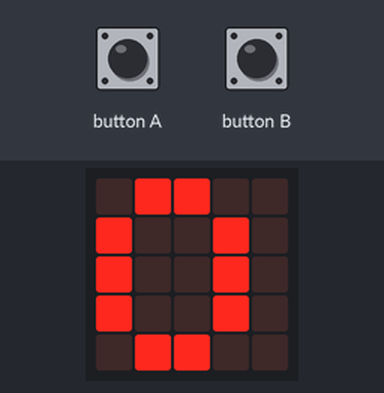
Bench run of a program on a simulated BBC micro:bit (MakeCode). Shown: the board's 5×5 LED display. The inputs (shaded band) are chosen by the test bench.

Above: at 1.9 s.
2.0 s: button B pressed for 0.15 s
At 2.9 s:
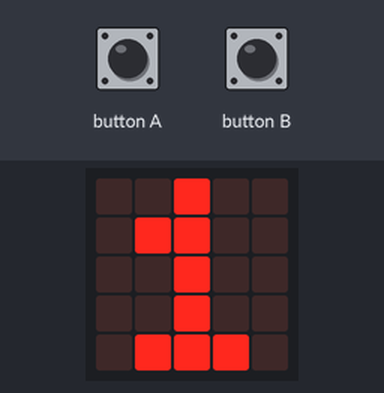
3.7 s: button B pressed for 0.15 s
At 5.0 s:
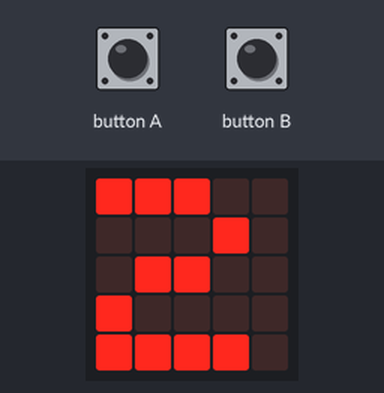
Timing chart, 0 to 6.7 s (numbered marks = the images above; inputs shaded):
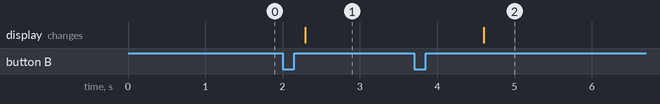

The program:

main.ts
```typescript
input.onButtonPressed(Button.A, function () {
    if (getal > 0) {
        getal += -1
    }
})
input.onButtonPressed(Button.B, function () {
    if (true) {
        getal += 1
    }
})
let getal = 0
basic.showNumber(0)
basic.forever(function () {
    basic.showNumber(getal)
})
```

test.ts
```typescript
// tests gaan hier; deze zal niet worden gecompileerd wanneer dit pakket wordt gebruikt als extensie.
```

Measured:
- after the input at 2.0 s, the display: changes after 0.29 s (image 1)
- after the input at 3.7 s, the display: changes after 0.90 s (image 2)
